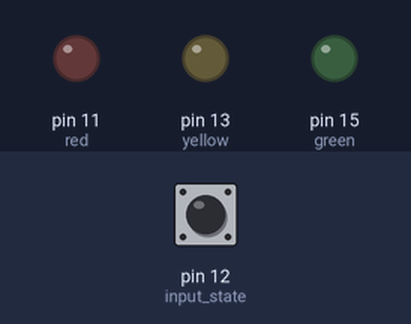
Simulated run of this program. Board: Raspberry Pi (header pin numbers). Shown: output pins drawn as LEDs (lit = HIGH). Dashed ring = blinking. The test bench sets the inputs (shaded band); at power-on: pin 12 (input_state) HIGH.

Above: at 1.2 s.
1.3 s: pin 12 (input_state) pulled LOW for 0.15 s
At 2.05 s:
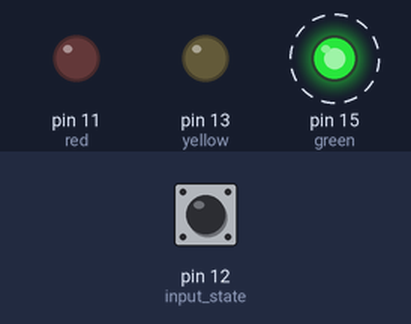
4.3 s: pin 12 (input_state) pulled LOW for 3.2 s
At 4.45 s:
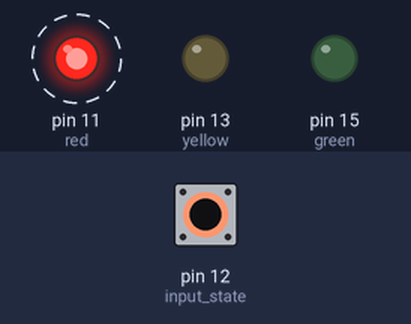
At 6.25 s:
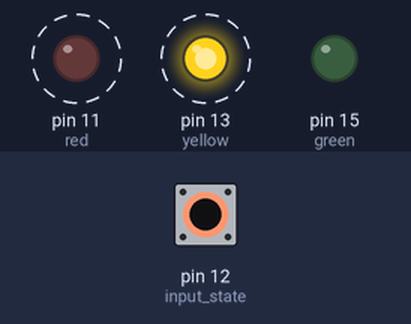
Timing chart, 0 to 10.3 s (numbered marks = the images above; inputs shaded):
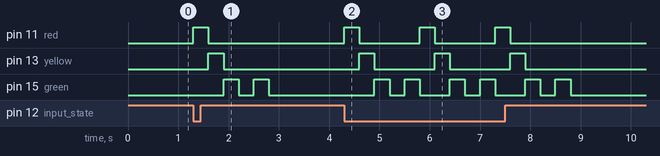

The program:

BlinkWhileButtonPressed.py
```python
import RPi.GPIO as GPIO
import time

# Define mode of pin adressing
GPIO.setmode(GPIO.BOARD)

# Define Pins 11,13,15 as Outputs (LED)
GPIO.setup(11, GPIO.OUT)
GPIO.setup(13, GPIO.OUT)
GPIO.setup(15, GPIO.OUT)

# PIN 12 als Input-PIN mit Default True (PUD_UP) definieren.
# der Druck des Buttons zieht dann runter (False)
GPIO.setup(12, GPIO.IN, pull_up_down=GPIO.PUD_UP)

# Assign Color Codes (readability)
red=11
yellow=13
green=15

# Define flash-sleep time
sleeptime = 0.3

while True:
    # Read button push status
    input_state = GPIO.input(12)

    while input_state == False:
        # Do as long as Button is pushed
        GPIO.output(red, GPIO.HIGH)
        time.sleep(sleeptime)
        GPIO.output(red, GPIO.LOW)

        GPIO.output(yellow, GPIO.HIGH)
        time.sleep(sleeptime)
        GPIO.output(yellow, GPIO.LOW)

        GPIO.output(green, GPIO.HIGH)
        time.sleep(sleeptime)
        GPIO.output(green, GPIO.LOW)
        time.sleep(sleeptime)
        GPIO.output(green, GPIO.HIGH)
        time.sleep(sleeptime)
        GPIO.output(green, GPIO.LOW)

        input_state = GPIO.input(12)
```

Measured:
- after the input at 1.3 s, pin 11 (red): LOW → HIGH at once, → LOW 0.30 s later; pin 13 (yellow): LOW → HIGH after 0.30 s, → LOW 0.30 s later; pin 15 (green): alternates HIGH for 0.30 s and LOW for 0.30 s, 4 changes in all, then stays LOW, starting after 0.60 s
- after the input at 4.3 s, pin 11 (red): alternates HIGH for 0.30 s and LOW for 1.2 s, 6 changes in all, then stays LOW, starting at once; pin 13 (yellow): alternates HIGH for 0.30 s and LOW for 1.2 s, 6 changes in all, then stays LOW, starting after 0.30 s
